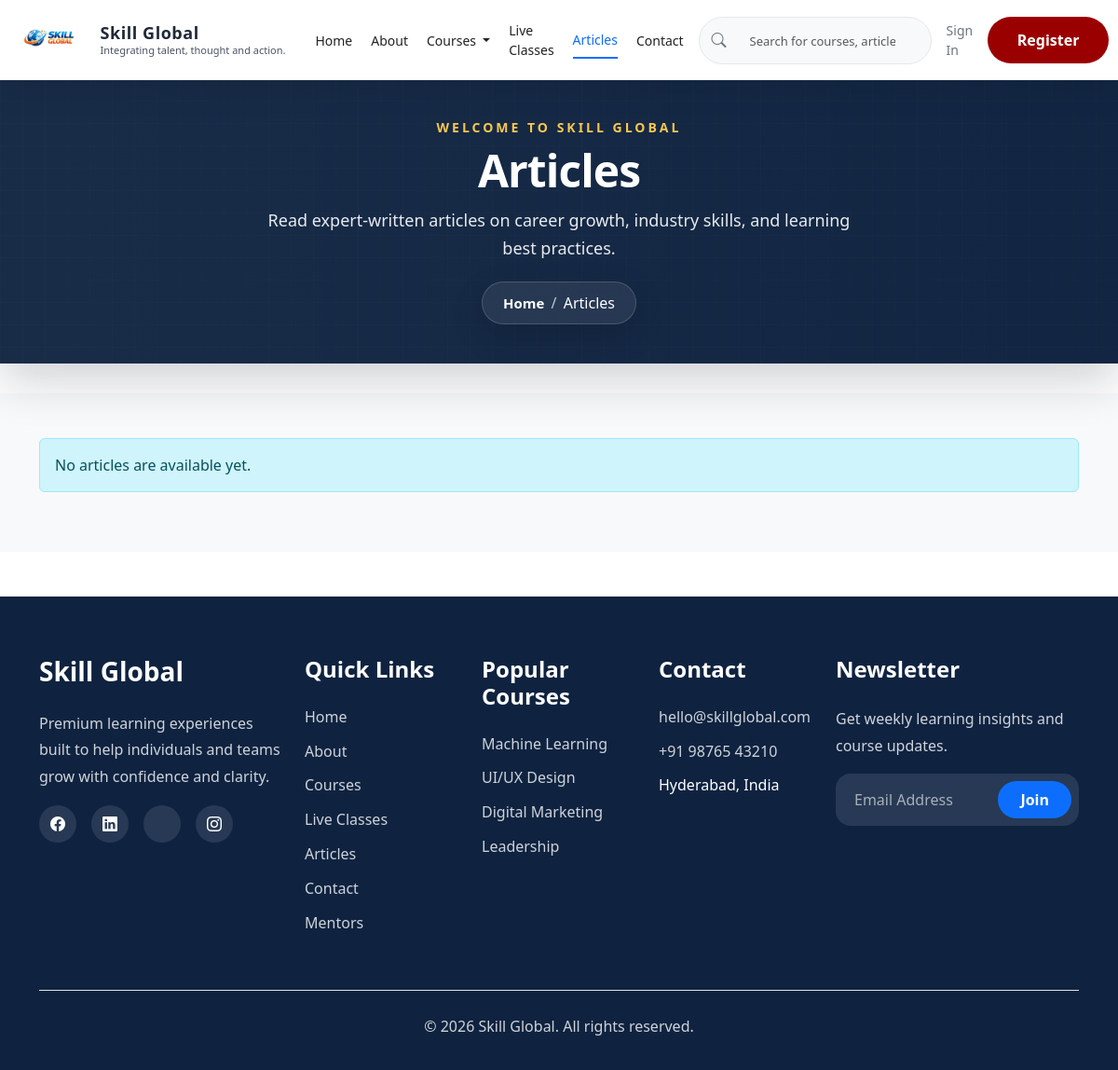
The app's page /articles/, older data.
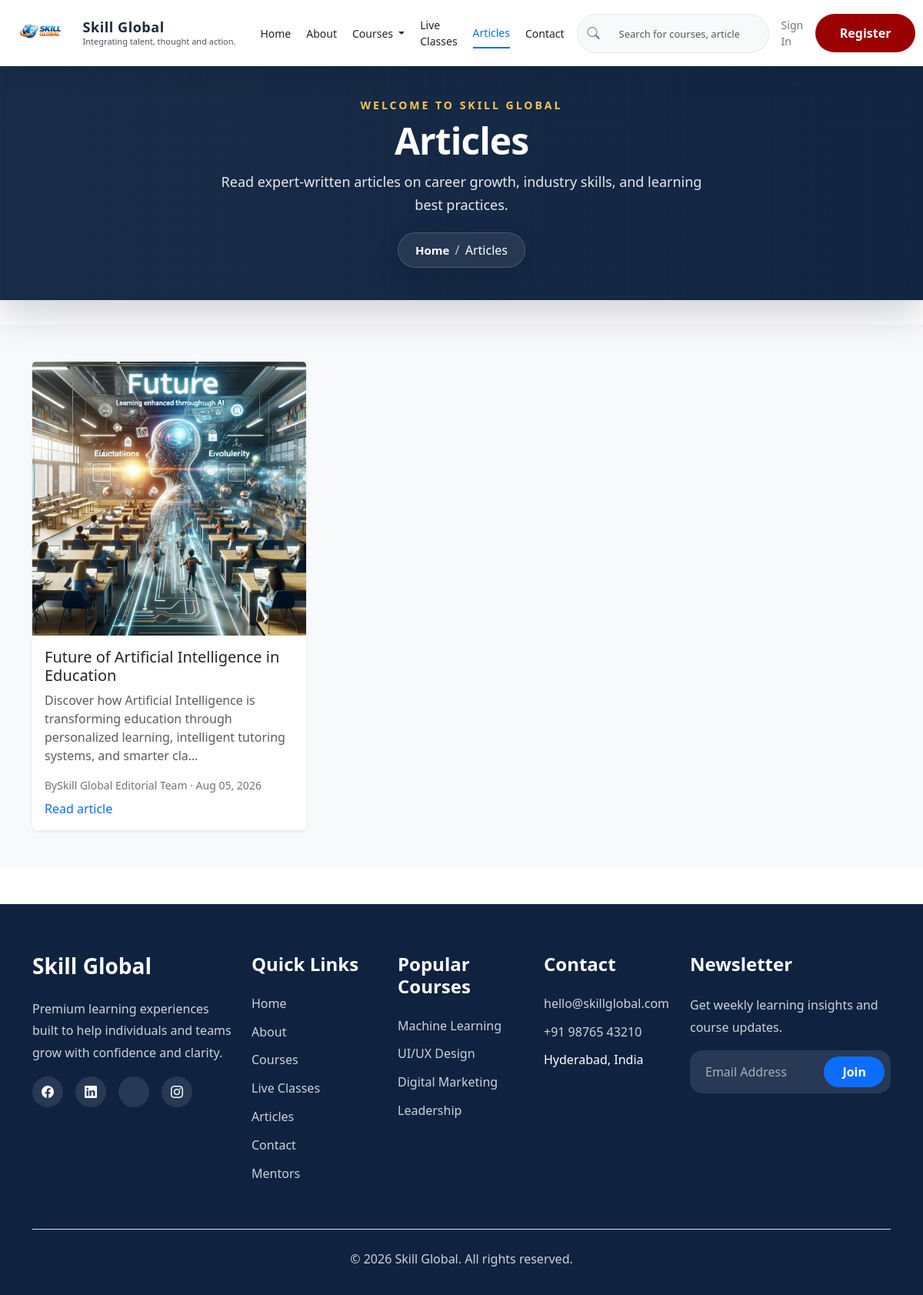
The same page, newer data.
### skill_global/models.py (models this page shows, shortened)
class Article(models.Model):
    title = models.CharField(max_length=200)
    author = models.CharField(max_length=150, blank=True)
    summary = models.CharField(max_length=255, blank=True)
    content = models.TextField()
    image = models.ImageField(upload_to='articles/', blank=True, null=True)
    published_at = models.DateTimeField(auto_now_add=True)
    is_published = models.BooleanField(default=True)
    class Meta:
        verbose_name = 'Article'
        verbose_name_plural = 'Articles'
        ordering = ['-published_at']

### skill_global/views.py (the view)
# urls.py: path('articles/', views.articles, name='articles'),
def articles(request):
    articles = Article.objects.filter(is_published=True).order_by('-published_at')
    context = {
        'page_title': 'Articles',
        'page_description': 'Read expert-written articles on career growth, industry skills, and learning best practices.',
        'articles': articles,
    }
    return render(request, 'skill_global/articles.html', context)

### templates/skill_global/articles.html (shortened to what this page needs)
{% extends 'base.html' %}
{% load static %}
{% block extra_css %}
<link rel="stylesheet" href="{% static 'css/courses.css' %}">
{% endblock %}
{% block content %}
<section class="py-5 bg-light">
    <div class="container">
        <div class="row g-4">
            {% for article in articles %}
            <div class="col-md-4">
                <div class="card border-0 shadow-sm h-100">
                    {% if article.image %}
                    <img src="{{ article.image.url }}" class="card-img-top" alt="{{ article.title }}">
                    {% endif %}
                    <div class="card-body">
                        <h5 class="card-title">{{ article.title }}</h5>
                        <p class="card-text text-muted">{{ article.summary|default:article.content|truncatechars:140 }}
                        </p>
                        <p class="text-secondary small mb-2">
                            By{{ article.author|default:'Skill Global' }} · {{article.published_at|date:'M d, Y' }}
                        </p>
                        <a href="#" class="stretched-link text-decoration-none">Read article</a>
                    </div>
                </div>
            </div>
            {% empty %}
            <div class="col-12">
                <div class="alert alert-info">No articles are available yet.</div>
            </div>
            {% endfor %}
        </div>
    </div>
</section>
{% endblock %}

Row changes from the older to the newer data that the page shows:
added Article: image (picture), title "Future of Artificial Intelligence in Education", summary "Discover how Artificial Intelligence is transforming education through personalized learning, intelligent tutoring systems, and smarter cla…", author "Skill Global Editorial Team", published_at "Aug 05, 2026"
Text that changed along with them:
text no longer shown: "No articles are available yet."
